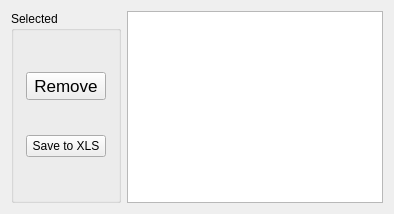
      <widget class="QWidget" name="mpltabUnitCellFit">
       <attribute name="title">
        <string>UnitCellFit</string>
       </attribute>
       <layout class="QHBoxLayout" name="horizontalLayout_2">
        <item>
         <widget class="QGroupBox" name="groupBox_15">
          <property name="sizePolicy">
           <sizepolicy hsizetype="Fixed" vsizetype="Preferred">
            <horstretch>0</horstretch>
            <verstretch>0</verstretch>
           </sizepolicy>
          </property>
          <property name="title">
           <string>Selected</string>
          </property>
          <layout class="QVBoxLayout" name="verticalLayout_12">
           <property name="margin">
            <number>12</number>
           </property>
           <item>
            <widget class="QPushButton" name="mplpushButton_RemoveUClist">
             <property name="sizePolicy">
              <sizepolicy hsizetype="Minimum" vsizetype="Fixed">
               <horstretch>0</horstretch>
               <verstretch>0</verstretch>
              </sizepolicy>
             </property>
             <property name="minimumSize">
              <size>
               <width>20</width>
               <height>0</height>
              </size>
             </property>
             <property name="maximumSize">
              <size>
               <width>100</width>
               <height>16777215</height>
              </size>
             </property>
             <property name="font">
              <font>
               <family>Helvetica</family>
               <pointsize>13</pointsize>
               <weight>50</weight>
               <italic>false</italic>
               <bold>false</bold>
              </font>
             </property>
             <property name="text">
              <string>Remove</string>
             </property>
            </widget>
           </item>
           <item>
            <widget class="QPushButton" name="mplpushButton_ExportXLS_2">
             <property name="maximumSize">
              <size>
               <width>100</width>
               <height>16777215</height>
              </size>
             </property>
             <property name="text">
              <string>Save to XLS</string>
             </property>
            </widget>
           </item>
          </layout>
         </widget>
        </item>
        <item>
         <widget class="QTableWidget" name="mpltableWidget_UnitCell">
          <property name="sizePolicy">
           <sizepolicy hsizetype="Expanding" vsizetype="Fixed">
            <horstretch>1</horstretch>
            <verstretch>0</verstretch>
           </sizepolicy>
          </property>
          <property name="font">
           <font>
            <family>Helvetica</family>
            <pointsize>13</pointsize>
            <weight>50</weight>
            <italic>false</italic>
            <bold>false</bold>
           </font>
          </property>
          <property name="wordWrap">
           <bool>false</bool>
          </property>
          <property name="columnCount">
           <number>0</number>
          </property>
          <attribute name="horizontalHeaderVisible">
           <bool>false</bool>
          </attribute>
          <attribute name="horizontalHeaderCascadingSectionResizes">
           <bool>true</bool>
          </attribute>
          <attribute name="verticalHeaderVisible">
           <bool>false</bool>
          </attribute>
          <attribute name="verticalHeaderCascadingSectionResizes">
           <bool>true</bool>
          </attribute>
         </widget>
        </item>
       </layout>
      </widget>
